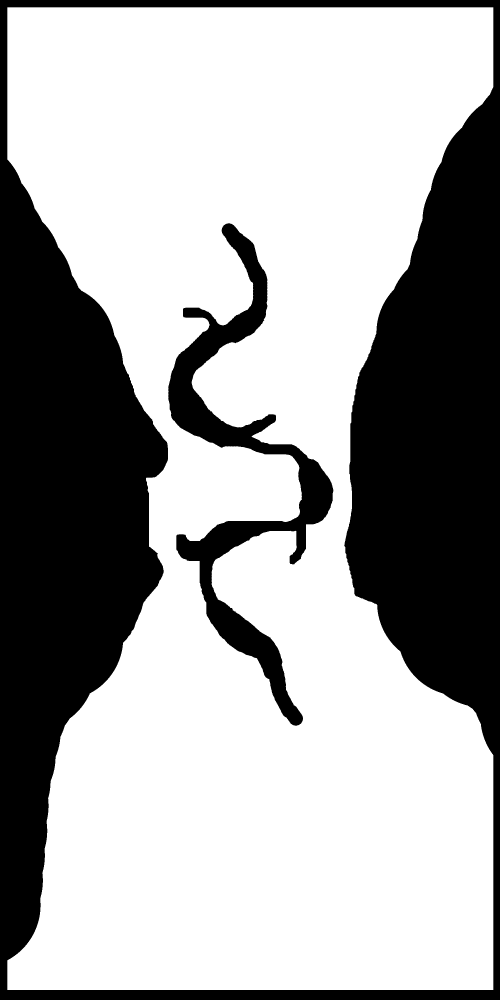
#> input picture map_analysis/maps/map_final.png, 1500 x 3000 px (shown at 1/3 size)
$ python robot_formation.py
#> lines starting #> are read from the running program, lines starting #| are printed output that depends on the picture; after the words box and inside, x2 and y2 are one past the last pixel; in counts of white or black regions, pixels touching at a corner belong together
#> further down, test_img is the input picture: shape (3000, 1500, 3); 65.9% white; 2 black regions, box (x1, y1, x2, y2) and area: (0, 0, 1500, 3000) 1390784, (505, 670, 1000, 2177) 145959
import cv2
import numpy as np
import math
from typing import Tuple, Optional

# [103 lines left out: function draw_robot_formation, not called in this run]


def _find_additional_robots(center: Tuple[int, int],
                          radius: int,
                          main_robot_pos: Tuple[int, int],
                          d_rob: float) -> list[Tuple[int, int]]:
    """
    Find positions of two additional robots on the circumference
    at distance d_rob from the main robot.

    Args:
        center: Center of the circumference
        radius: Radius of the circumference
        main_robot_pos: Position of the main robot
        d_rob: Desired distance

    Returns:
        List with positions of the two additional robots
    """
    cx, cy = center
    mx, my = main_robot_pos

    # Calculate the angle of the main robot with respect to center
    main_angle = math.atan2(my - cy, mx - cx)

    # Calculate angle corresponding to distance d_rob on the circumference
    # Using formula: d = 2 * R * sin(θ/2), so θ = 2 * arcsin(d/(2*R))
    if d_rob > 2 * radius:
        # If d_rob is too large, position robots at antipodes
        delta_angle = math.pi / 2
    else:
        # Calculate exact angle
        delta_angle = 2 * math.asin(d_rob / (2 * radius))

    # Positions of the two additional robots
    angle1 = main_angle + delta_angle
    angle2 = main_angle - delta_angle

    pos1 = (
        int(cx + radius * math.cos(angle1)),
        int(cy + radius * math.sin(angle1))
    )
    pos2 = (
        int(cx + radius * math.cos(angle2)),
        int(cy + radius * math.sin(angle2))
    )

    return [pos1, pos2]


# [364 lines left out: functions create_test_image, calculate_animation_frames, interpolate_points, interpolate_circle_preserving_radius, generate_robot_formation_animation, create_video_from_frames, not called in this run]


def calculate_robot_positions(point_A: Tuple[int, int],
                            point_B: Tuple[int, int],
                            d_rob: float) -> list[Tuple[int, int]]:
    """
    Calculate positions of 6 robots for a given configuration.

    Args:
        point_A: First point of diameter
        point_B: Second point of diameter
        d_rob: Distance between main and additional robots

    Returns:
        List of the 6 robot positions
    """
    center_x = (point_A[0] + point_B[0]) / 2
    center_y = (point_A[1] + point_B[1]) / 2
    center = (center_x, center_y)
    radius = math.sqrt((point_B[0] - point_A[0])**2 + (point_B[1] - point_A[1])**2) / 2

    if d_rob == 0:
        # Equidistant robots along the circumference
        positions = []
        for i in range(6):
            angle = i * (2 * math.pi / 6)
            x = int(center_x + radius * math.cos(angle))
            y = int(center_y + radius * math.sin(angle))
            positions.append((x, y))
        return positions

    else:
        # Normal configuration: robA, robB + 4 additional
        positions = [point_A, point_B]  # robA and robB

        # Find additional robots for robA
        robA_additional = _find_additional_robots(center, radius, point_A, d_rob)
        positions.extend(robA_additional)

        # Find additional robots for robB
        robB_additional = _find_additional_robots(center, radius, point_B, d_rob)
        positions.extend(robB_additional)

        return positions


def position_to_angle(pos: Tuple[int, int], center: Tuple[float, float]) -> float:
    """
    Convert a cartesian position to angle on the circumference.

    Args:
        pos: Position (x, y)
        center: Center of circumference (cx, cy)

    Returns:
        Angle in radians [0, 2π)
    """
    dx = pos[0] - center[0]
    dy = pos[1] - center[1]
    angle = math.atan2(dy, dx)
    # Normalize to [0, 2π)
    if angle < 0:
        angle += 2 * math.pi
    return angle


def angle_to_position(angle: float, center: Tuple[float, float], radius: float) -> Tuple[int, int]:
    """
    Convert an angle to cartesian position on the circumference.

    Args:
        angle: Angle in radians
        center: Center of circumference
        radius: Radius of circumference

    Returns:
        Position (x, y)
    """
    x = int(center[0] + radius * math.cos(angle))
    y = int(center[1] + radius * math.sin(angle))
    return (x, y)


# [13 lines left out: function calculate_shortest_arc_distance, not called in this run]


def calculate_arc_direction(angle_start: float, angle_end: float) -> int:
    """
    Determine the shortest direction along the circumference.

    Args:
        angle_start: Initial angle
        angle_end: Final angle

    Returns:
        1 for counterclockwise, -1 for clockwise
    """
    diff = angle_end - angle_start
    if diff > math.pi:
        return -1  # Orario
    elif diff < -math.pi:
        return 1   # Antiorario
    else:
        return 1 if diff >= 0 else -1


def optimize_robot_assignment(angles_start: list[float],
                            angles_end: list[float]) -> list[int]:
    """
    Optimize robot-destination assignment to minimize movements
    and avoid crossings along the circumference.

    Args:
        angles_start: Initial robot angles
        angles_end: Final position angles

    Returns:
        List of indices that maps robot_i → position_assignment[i]
    """
    n = len(angles_start)
    if n != len(angles_end):
        raise ValueError("The number of robots and positions must be equal")

    # Ordina robot e posizioni per angolo
    start_sorted = sorted(enumerate(angles_start), key=lambda x: x[1])
    end_sorted = sorted(enumerate(angles_end), key=lambda x: x[1])

    # Assignment that maintains circular order
    assignment = [0] * n
    for i, (start_idx, _) in enumerate(start_sorted):
        end_idx = end_sorted[i][0]
        assignment[start_idx] = end_idx

    return assignment


def interpolate_along_arc(angle_start: float, angle_end: float, t: float) -> float:
    """
    Interpolate along the shortest arc of the circumference.

    Args:
        angle_start: Initial angle
        angle_end: Final angle
        t: Interpolation parameter [0, 1]

    Returns:
        Interpolated angle
    """
    # Calculate the shortest direction
    direction = calculate_arc_direction(angle_start, angle_end)

    # Calculate the shortest angular distance
    diff = angle_end - angle_start
    if direction == -1 and diff > 0:
        diff -= 2 * math.pi
    elif direction == 1 and diff < 0:
        diff += 2 * math.pi

    # Interpola
    current_angle = angle_start + t * diff

    # Normalizza a [0, 2π)
    current_angle = current_angle % (2 * math.pi)

    return current_angle


def interpolate_robot_positions_on_circle(positions_start: list[Tuple[int, int]],
                                        positions_end: list[Tuple[int, int]],
                                        center: Tuple[float, float],
                                        radius: float,
                                        t: float) -> list[Tuple[int, int]]:
    """
    Interpolate robot positions along the circumference avoiding crossings.

    Args:
        positions_start: Initial robot positions
        positions_end: Final robot positions
        center: Center of circumference
        radius: Radius of circumference
        t: Interpolation parameter (0.0 = start, 1.0 = end)

    Returns:
        Interpolated robot positions
    """
    if len(positions_start) != len(positions_end):
        raise ValueError("The lists must have the same number of positions")

    # Convert positions to angles
    angles_start = [position_to_angle(pos, center) for pos in positions_start]
    angles_end = [position_to_angle(pos, center) for pos in positions_end]

    # Optimize assignment to avoid crossings
    assignment = optimize_robot_assignment(angles_start, angles_end)

    # Interpolate along arcs
    interpolated_positions = []
    for i, start_angle in enumerate(angles_start):
        end_angle = angles_end[assignment[i]]
        current_angle = interpolate_along_arc(start_angle, end_angle, t)
        current_pos = angle_to_position(current_angle, center, radius)
        interpolated_positions.append(current_pos)

    return interpolated_positions


# [131 lines left out: functions interpolate_robot_positions, generate_discrete_robot_sequence, not called in this run]


def animate_d_rob_transition(image: np.ndarray,
                           point_A: Tuple[int, int],
                           point_B: Tuple[int, int],
                           d_rob_start: float,
                           d_rob_end: float,
                           r_rob: int,
                           num_frames: int = 30,
                           output_dir: str = "d_rob_transition",
                           filename_prefix: str = "transition_frame",
                           circumference_color: Tuple[int, int, int] = (0, 255, 0),
                           robot_color: Tuple[int, int, int] = (255, 0, 0),
                           thickness: int = 2,
                           save_images: bool = True,
                           distance_range: Tuple[int, int] = (240, 360),
                           text_scale: float = 2.4) -> list[np.ndarray]:
    """
    Animate the transition between two d_rob values keeping points A and B fixed.
    Robots move along the circumference.

    Args:
        image: Base image to draw on
        point_A: Fixed point A of diameter
        point_B: Fixed point B of diameter
        d_rob_start: Initial d_rob value
        d_rob_end: Final d_rob value
        r_rob: Robot circle radius
        num_frames: Number of animation frames
        output_dir: Directory to save frames
        filename_prefix: Prefix for file names
        circumference_color: Circumference color (B, G, R)
        robot_color: Robot circle color (B, G, R)
        thickness: Line thickness
        save_images: If True, save images to disk

    Returns:
        List of images (animation frames)
    """
    import os

    print(f"Generating d_rob transition: {d_rob_start} → {d_rob_end} with {num_frames} frames...")

    # Crea la directory di output se necessario
    if save_images and not os.path.exists(output_dir):
        os.makedirs(output_dir)

    # Calculate robot positions for initial and final configurations
    positions_start = calculate_robot_positions(point_A, point_B, d_rob_start)
    positions_end = calculate_robot_positions(point_A, point_B, d_rob_end)

    print(f"Initial configuration (d_rob={d_rob_start}): {len(positions_start)} robots")
    print(f"Final configuration (d_rob={d_rob_end}): {len(positions_end)} robots")

    frames = []

    # Calculate circumference parameters (fixed)
    center_x = (point_A[0] + point_B[0]) // 2
    center_y = (point_A[1] + point_B[1]) // 2
    center = (center_x, center_y)
    radius = int(math.sqrt((point_B[0] - point_A[0])**2 + (point_B[1] - point_A[1])**2) / 2)

    for i in range(num_frames + 1):
        # Interpolation parameter
        t = i / num_frames if num_frames > 0 else 1.0

        # Also interpolate d_rob value for correct labels
        current_d_rob = d_rob_start + t * (d_rob_end - d_rob_start)

        # Interpolate robot positions ALONG THE CIRCUMFERENCE
        current_positions = interpolate_robot_positions_on_circle(
            positions_start, positions_end, center, radius, t
        )

        # Create frame
        frame = image.copy()

        # Draw circumference (always the same)
        cv2.circle(frame, center, radius, circumference_color, thickness)

        # Draw robots at interpolated positions
        for j, pos in enumerate(current_positions):
            cv2.circle(frame, pos, r_rob, robot_color, -1)

        # Draw black box with distance information
        distance = radius * 2  # Diameter of circumference
        # Scale dimensions based on text size (more generously)
        box_width = int(250 * text_scale)  # Wider to contain text
        box_height = int(60 * text_scale)  # Taller to contain text
        cv2.rectangle(frame, (10, 10), (10 + box_width, 10 + box_height), (0, 0, 0), -1)

        # Determine text color based on range
        if distance_range[0] <= distance <= distance_range[1]:
            text_color = (0, 255, 0)  # Green
        else:
            text_color = (0, 0, 255)  # Red

        # Draw distance text
        text = f"DISTANCE: {distance:.0f}"
        text_thickness = max(1, int(2 * text_scale))
        text_x_offset = int(20 * text_scale)  # Proportional left margin
        text_y_offset = int(45 * text_scale)  # Centered vertical position
        cv2.putText(frame, text, (text_x_offset, text_y_offset), cv2.FONT_HERSHEY_SIMPLEX, text_scale, text_color, text_thickness)

        frames.append(frame)

        # Save frame if requested
        if save_images:
            filename = f"{filename_prefix}_{i:04d}.png"
            filepath = os.path.join(output_dir, filename)
            cv2.imwrite(filepath, frame)

        # Progress feedback
        if (i + 1) % 10 == 0 or i == num_frames:
            print(f"Generated frame {i + 1}/{num_frames + 1}")
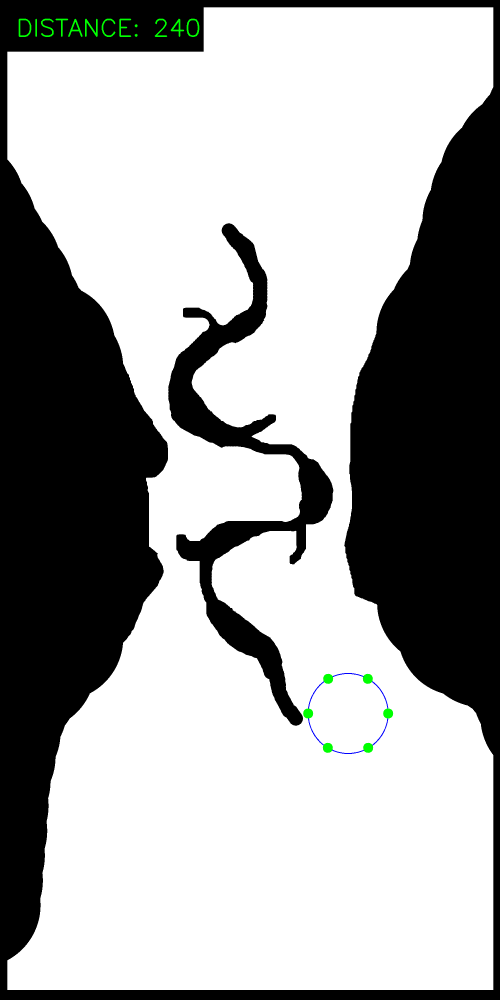
#> frame: shape (3000, 1500, 3) (shown at 1/3 size); mean B, G, R 163.2, 163.8, 163.1
#> after the loop, frames = 31 items

    print(f"d_rob transition completed! {len(frames)} frames generated.")
#| d_rob transition completed! 31 frames generated.
    if save_images:
        print(f"Frames saved in: {output_dir}/")

    return frames


# [73 lines left out: function create_d_rob_transition_video, not called in this run]


if __name__ == "__main__":
    # Function test

    # Crea un'immagine di test
    test_img = cv2.imread('maps/map_final.png')

    # Definisce i punti A e B
    point_A = (1044 + 120, 2140)
    point_B = (1044 - 120, 2140)
    point_A_end = (1044, 2140 + 120)
    point_B_end = (1044, 2140 - 120)

    """frames =generate_robot_formation_animation(
        image=test_img,
        point_A_start=point_A,
        point_B_start=point_B,
        point_A_end=point_A_end,
        point_B_end=point_B_end,
        d_rob=35,
        r_rob=15,
        output_dir="animation_test",
        filename_prefix="test_frame",
        pixels_per_frame=10.0,
        circumference_color=(255, 0, 0),  # Blue
        robot_color=(0, 255, 0),          # Verde
        thickness=2,
        save_images=False
    )

    for frame in frames:
        cv2.imshow("Robot Formation Animation", frame)
        cv2.waitKey(0)  # Mostra ogni frame
    cv2.destroyAllWindows()"""

    """# Test 1: Normal case with d_rob > 0
    print("Test 1: Normal case (d_rob = 100)")
    result1 = draw_robot_formation(test_img, point_A, point_B, d_rob=35, r_rob=15)
    cv2.imwrite('test_formation_normal.png', result1)"""

    frames = animate_d_rob_transition(
        image=test_img,
        point_A=point_A,
        point_B=point_B,
        d_rob_start=35,
        d_rob_end=0,
        r_rob=15,
        num_frames=30,
        output_dir="d_rob_transition_test",
        filename_prefix="d_rob_frame",
        circumference_color=(255, 0, 0),  # Blue
        robot_color=(0, 255, 0),          # Verde
        thickness=2,
        save_images=False
    )
#> frames = 31 items
    for frame in frames:
        cv2.imshow("d_rob Transition Animation", frame)
        cv2.waitKey(0)  # Mostra ogni frame
#> this loop made 31 passes
#> pass 1, `cv2.imshow("d_rob Transition Animation", frame)`:
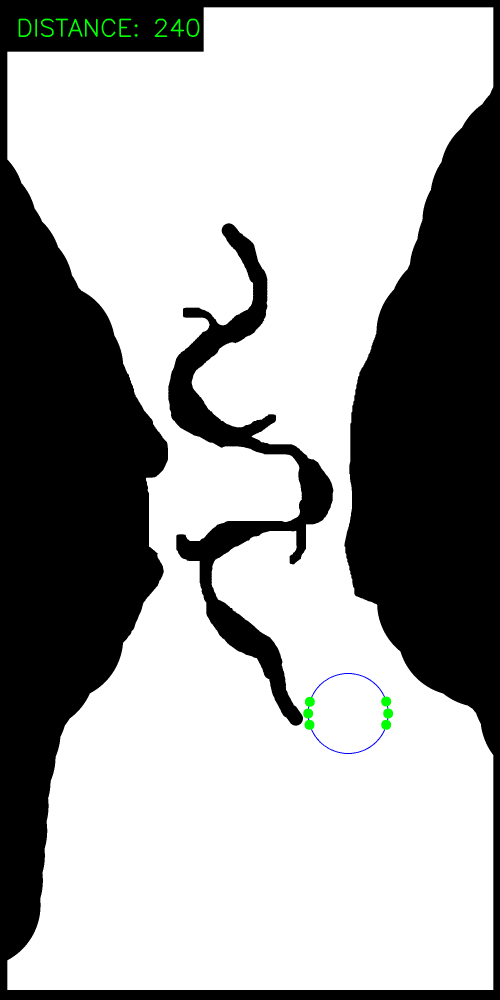
#> window 'd_rob Transition Animation': shape (3000, 1500, 3) (shown at 1/3 size); mean B, G, R 163.2, 163.8, 163.1
    cv2.destroyAllWindows()

    """# Test 2: Special case with d_rob = 0
    print("Test 2: Special case (d_rob = 0)")
    result2 = draw_robot_formation(test_img, point_A, point_B, d_rob=0, r_rob=15)
    cv2.imwrite('test_formation_equidistant.png', result2)

    # Test 3: Case with diagonal points
    print("Test 3: Diagonal points")
    point_C = (150, 150)
    point_D = (650, 450)
    result3 = draw_robot_formation(test_img, point_C, point_D, d_rob=80, r_rob=12)
    cv2.imwrite('test_formation_diagonal.png', result3)

    print("Tests completed! Check the files:")
    print("- test_formation_normal.png")
    print("- test_formation_equidistant.png")
    print("- test_formation_diagonal.png")"""
